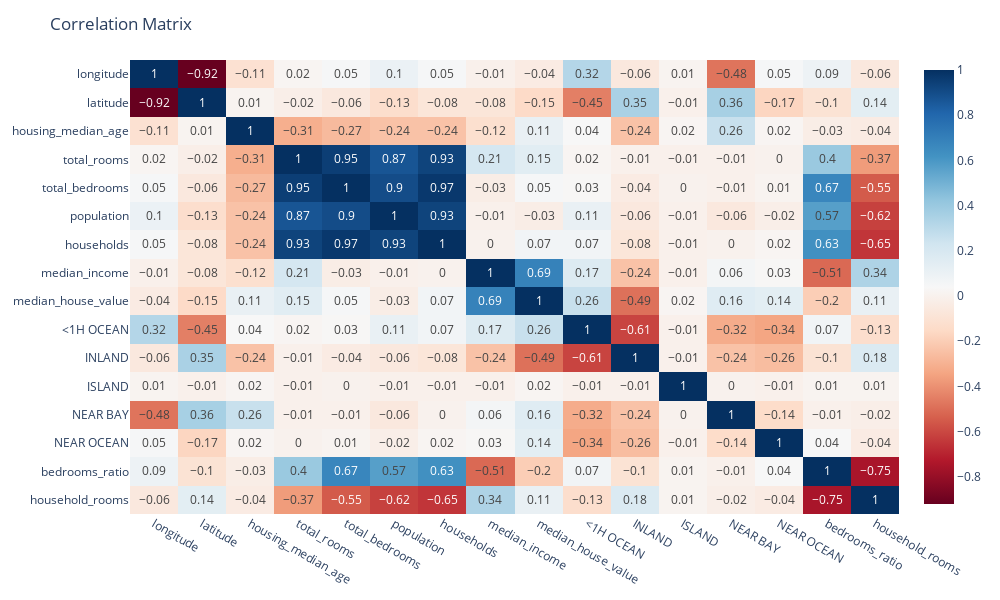

The code cell stored with this chart in its notebook:
### Code cell
# plotly express heatmap of the correlation matrix with the values annotated in the cells rounded to 2 decimal places
fig = px.imshow(trian_df.corr().round(2), color_continuous_scale='RdBu', text_auto=True, aspect='auto')
fig.update_layout(title='Correlation Matrix', width=1000, height=600)
fig.show()

### Figure 1 — Plotly figure (JSON) as saved in the notebook; plotly's stock layout.template omitted (floating-point values rounded to 4 significant figures; data arrays with more than 128 entries replaced by an {"elided": "..."} marker saying what was removed)
{"data": [{"coloraxis": "coloraxis", "hovertemplate": "x: %{x}<br>y: %{y}<br>color: %{z}<extra></extra>", "name": "0", "texttemplate": "%{z}", "type": "heatmap", "x": ["longitude", "latitude", "housing_median_age", "total_rooms", "total_bedrooms", "population", "households", "median_income", "median_house_value", "<1H OCEAN", "INLAND", "ISLAND", "NEAR BAY", "NEAR OCEAN", "bedrooms_ratio", "household_rooms"], "xaxis": "x", "y": ["longitude", "latitude", "housing_median_age", "total_rooms", "total_bedrooms", "population", "households", "median_income", "median_house_value", "<1H OCEAN", "INLAND", "ISLAND", "NEAR BAY", "NEAR OCEAN", "bedrooms_ratio", "household_rooms"], "yaxis": "y", "z": {"elided": "16x16 float values"}}], "layout": {"coloraxis": {"colorscale": [[0, "rgb(103,0,31)"], [0.1, "rgb(178,24,43)"], [0.2, "rgb(214,96,77)"], [0.3, "rgb(244,165,130)"], [0.4, "rgb(253,219,199)"], [0.5, "rgb(247,247,247)"], [0.6, "rgb(209,229,240)"], [0.7, "rgb(146,197,222)"], [0.8, "rgb(67,147,195)"], [0.9, "rgb(33,102,172)"], [1, "rgb(5,48,97)"]]}, "height": 600, "margin": {"t": 60}, "title": {"text": "Correlation Matrix"}, "width": 1000, "xaxis": {"anchor": "y", "domain": [0, 1]}, "yaxis": {"anchor": "x", "autorange": "reversed", "domain": [0, 1]}}}
